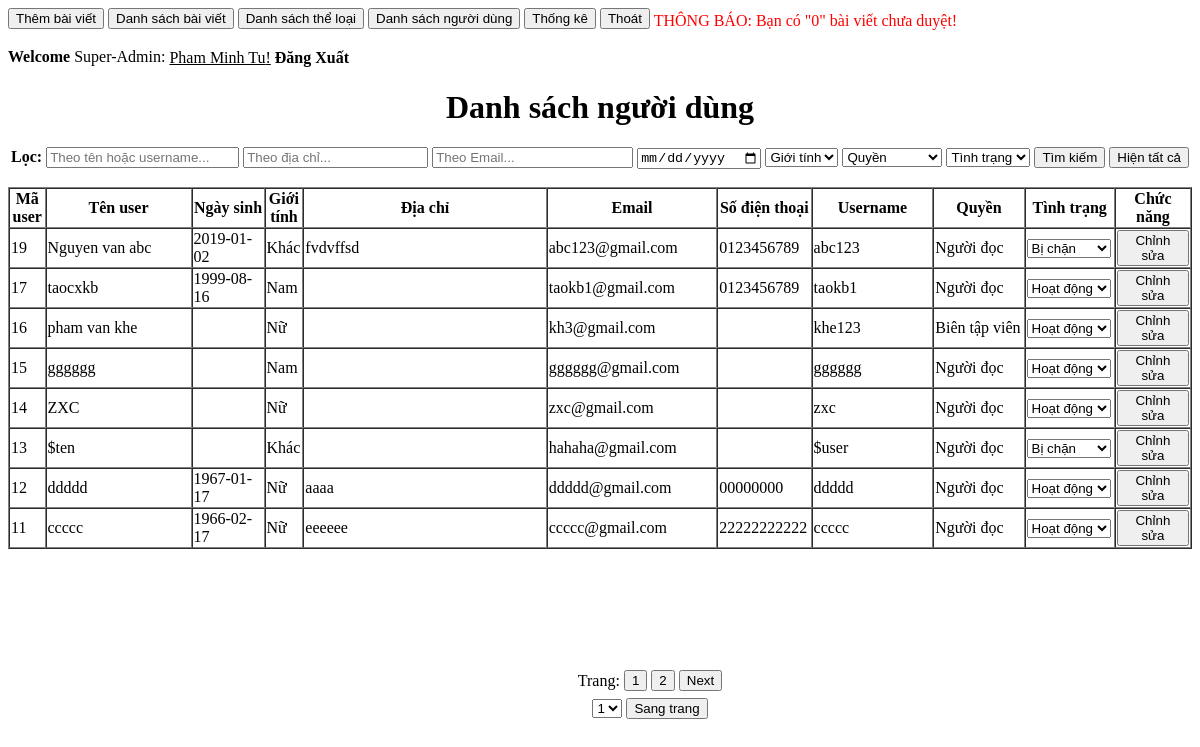
/admin/quanLy.php?dsuser (signed in), run on the app's committed database.
### tables this page shows
CREATE TABLE `tbluser` (
  `maUser` int(11) NOT NULL,
  `tenUser` varchar(200) DEFAULT NULL,
  `ngaySinh` date DEFAULT NULL,
  `gioiTinh` int(11) DEFAULT NULL,
  `diaChi` varchar(200) DEFAULT NULL,
  `email` varchar(200) DEFAULT NULL,
  `sdt` varchar(50) DEFAULT NULL,
  `username` varchar(200) DEFAULT NULL,
  `pass` varchar(200) DEFAULT NULL,
  `maQuyen` int(11) DEFAULT '0',
  `tinhTrangUser` tinyint(1) DEFAULT '1'
);

### admin/danhSachUser.php (the view, shortened to what this page needs)
<!DOCTYPE html PUBLIC "-//W3C//DTD XHTML 1.0 Transitional//EN" "http://www.w3.org/TR/xhtml1/DTD/xhtml1-transitional.dtd">
<html xmlns="http://www.w3.org/1999/xhtml">
<head>
</head>
<body>
<center>
	<h1><?php if($_SESSION["phanQuyen"]==3) {?>Danh sách người dùng <?php } else { ?> Danh sách Biên tập viên và người đọc <?php } ?></h1>
</center>
	<form id="danhSachUser">
	<b>Lọc: </b>
		<input type="search" value="<?php if(isset($_GET["txtSearch"])) echo $_GET["txtSearch"]; ?>" name="txtSearch" placeholder="Theo tên hoặc username..." size="21" />
		<input type="search" value="<?php if(isset($_GET["txtSearchDc"])) echo $_GET["txtSearchDc"]; ?>" name="txtSearchDc"  placeholder="Theo địa chỉ..." />
		<input type="search" value="<?php if(isset($_GET["txtSearchEmail"])) echo $_GET["txtSearchEmail"]; ?>" name="txtSearchEmail" placeholder="Theo Email..." size="22" />
		<input type="date" value="<?php if(isset($_GET["txtSearchNgaySinh"])) echo $_GET["txtSearchNgaySinh"]; ?>" name="txtSearchNgaySinh" size="22" />
		<select name="ddlGt" id="ddlGt">
			<?php if(isset($_GET["ddlGt"])) $gt =  $_GET["ddlGt"]; else $gt = -1; ?>
			<option value="-1">Giới tính</option>
		</select>
		<select name="ddlQuyen" id="ddlQuyen">
				<option value="-1">Quyền</option>
		</select>
		<select name="ddlTT" id="ddlTT">
				<?php if(isset($_GET["ddlTT"])) $tt =  $_GET["ddlTT"]; else $tt = -1; ?>
				<option value="-1">Tình trạng</option>
		</select>
		<input type="submit" value="Tìm kiếm" name="TimKiem"/>
		<button type="button" onclick="location.href='?dsuser'">Hiện tất cả</button>
	</form>
	<br>
	<?php
	include ("../Connectdb/open.php");
	if($_SESSION["phanQuyen"]==3)
	{
		$sql =" select * from tbluser where maQuyen<=2";
		$sqlTongUser="select count(*) as tongUser from tbluser where maQuyen<=2";
	}else if($_SESSION["phanQuyen"]==2)
	{
		$sql =" select * from tbluser where maQuyen<2";
		$sqlTongUser="select count(*) as tongUser from tbluser where maQuyen<2";
	}
	$resultTongUser=mysqli_query($con,$sqlTongUser);
	$rowTongUser=mysqli_fetch_array($resultTongUser);
	$tongUser=$rowTongUser["tongUser"];
	$soUser1trang=8;
	$tongSoTrang=ceil($tongUser/$soUser1trang);
	$start=0;
	$page=1;
	$sql .=" order by maUser desc limit $start, $soUser1trang";
	$result=mysqli_query($con,$sql);
	$dem=mysqli_num_rows($result);
	if($dem!=0)
	{
	?>
<center>
	<table border="1" cellspacing="0">
		<tr>
			<th width="3%">Mã user</th>
			<th width="12%">Tên user</th>
			<th width="6%">Ngày sinh</th>
			<th width="3%">Giới tính</th>
			<th width="20%">Địa chỉ</th>
			<th width="14%">Email</th>
			<th width="7%">Số điện thoại</th>
			<th width="10%">Username</th>
			<th width="7.5%">Quyền</th>
			<th width="6.5%">Tình trạng</th>
			<th width="6.25%">Chức năng</th>
		</tr>
	<?php
	while ($user=mysqli_fetch_array($result))
		{
	?>
		<tr>
			<td><?php echo($user["maUser"]);?></td>
			<td><?php echo($user["tenUser"]);?></td>
			<td><?php echo($user["ngaySinh"]);?></td>
			<td><?php if($user["gioiTinh"]==1) echo ("Nam"); else if($user["gioiTinh"]==2) echo ("Nữ");else if($user["gioiTinh"]==0) echo ("Khác");?></td>
			<td><?php echo($user["diaChi"]);?></td>
			<td><?php echo($user["email"]);?></td>
			<td><?php echo($user["sdt"]);?></td>
			<td><?php echo($user["username"]);?></td>
			<td>
				<?php
					if($_SESSION["phanQuyen"]==3)
					{
						if($user["maQuyen"]==0) echo("Người đọc");
						else if($user["maQuyen"]==1) echo ("Biên tập viên");
						else if($user["maQuyen"]==2) echo ("Admin");
					}else if($_SESSION["phanQuyen"]==2)
					{
						if($user["maQuyen"]==0) echo("Người đọc");
						else if($user["maQuyen"]==1) echo ("Biên tập viên");
					}
				?>
			</td>
			<td>
				<form method="post" action="capNhatThongTinUserProcess.php">
					<select name="TinhTrang" onchange="this.form.submit();">
						<option value="0" <?php if($user["tinhTrangUser"]==0) { ?> selected="selected" <?php } ?>>Bị chặn</option>
						<option value="1" <?php if($user["tinhTrangUser"]==1) { ?> selected="selected" <?php } ?>>Hoạt động</option>
					</select>
				</form>
			</td>
			<td align="center">
			<button type="button" onclick="location.href='capNhatThongTinUser.php?id=<?php echo($user["maUser"]); ?>'">Chỉnh sửa</button></td>
		</tr>
	<?php
		}
	}else echo "<center><h2>Không tìm thấy kết quả</h2></center>";
	?>
	</table><br />
	<?php
	$urladmin ="";
	if(isset($gt)) $urladmin .= "&ddlGt=$gt";
	if(isset($tt)) $urladmin .= "&ddlTT=$tt";
	if($tongSoTrang>1)
	{
	?>
	<table style="margin-left:100px; margin-top:100px; ">
	<tr>
		<td>Trang: </td>
	<?php
		if($page <= 2) $startpage = 1;
		else if($page == $tongSoTrang) $startpage = $page - 4;
		else if($page == $tongSoTrang - 1) $startpage = $page - 3;
		else $startpage = $page - 2;
		$endpage = $startpage + 4;
		if($tongSoTrang > 5)
		{
		for ($i=$startpage; $i <= $endpage; $i++)
			{
	?>
				<td>
					<button type="button" onClick="location.href='?dsuser<?php echo("&page=$i"); ?>'">
						<?php echo ($i); ?>
					</button>
				</td>
	<?php
			}
		}
		else
		{
		for ($i=1; $i <= $tongSoTrang; $i++)
			{
				$pageloop = "&page=$i";
				$pageloop .= $urladmin;
	?>
				<td>
					<button type="button" onClick="location.href='?dsuser<?php echo($pageloop); ?>'">
						<?php echo ($i); ?>
					</button>
				</td>
	<?php
			}
		}
			if($page < $tongSoTrang)
			{
			$i = $page + 1;
			$next = "&page=$i";
			$next .= $urladmin;
	?>
			<td><button type="button" onClick="location.href='?dsuser<?php echo($next); ?>'">Next</button></td>
	<?php
			}
	?>
		</tr>
	</table>
	<table style="margin-left:100px; margin-top:1px; ">
		<tr>
			<form>
				<td>
					<select name="page">
					<?php
						for($i=1; $i <= $tongSoTrang; $i++)
						{
					?>
							<option value="<?php echo($i); ?>"<?php if($page==$i) { ?>selected="selected"<?php } ?>><?php echo($i); ?></option>
					<?php
						}
					?>
					</select>
				</td>
				<td><input type="submit" value="Sang trang"</td>
			</form>
		</tr>
	</table>
	<?php
	}
	?>
</center>
</body>
</html>

### admin/quanLy.php (shortened to what this page needs)
<!DOCTYPE html PUBLIC "-//W3C//DTD XHTML 1.0 Transitional//EN" "http://www.w3.org/TR/xhtml1/DTD/xhtml1-transitional.dtd">
<html xmlns="http://www.w3.org/1999/xhtml">
<head>
<link rel="stylesheet" type="text/css" href="../style.css" />
</head>
<body>
<div>
	<?php
		include ("../Connectdb/open.php");
		$resultNotice=mysqli_query($con,"select * from tblbaiviet where tinhTrangBv=0");
		$notice=mysqli_num_rows($resultNotice);
		if($_SESSION["phanQuyen"]==1)
		{
	?>
			<button type="button" onclick="location.href='?tbv'" id="a3" >Thêm bài viết</button>
            <button type="button" onclick="location.href='?dsbv'" id="a3">Danh sách bài viết</button>
           	<button type="button" onclick="location.href='?dstl'" id="a3">Danh sách thể loại</button>
            <button type="button" onclick="location.href='../giaoDien/index.php'">Thoát</button>
            <font color="#FF0000">THÔNG BÁO: Bạn có "<?php echo($notice);?>"bài viết chưa được Admin duyệt!</font>
    <?php
		}
		else if($_SESSION["phanQuyen"]==3)
		{
	?>
            <button type="button"><a href="?tbv" id="a3" >Thêm bài viết</a></button>
            <button type="button"><a href="?dsbv" id="a3">Danh sách bài viết</a></button>
    		<button type="button"><a href="?dstl" id="a3">Danh sách thể loại</a></button>
            <button type="button"><a href="?dsuser" id="a3">Danh sách người dùng</a></button>
            <button type="button"><a href="?thongKe" id="a3">Thống kê</a></button>
            <button type="button"> <a href='../giaoDien/index.php'" id="a3">Thoát </a></button>
            <font color="#FF0000">THÔNG BÁO: Bạn có "<?php echo($notice);?>" bài viết chưa duyệt!</font>
    <?php
		}
	?>
    	<br /><br />
    	<b>Welcome</b> <?php if($_SESSION["phanQuyen"]==1) echo "Biên tập viên: "; else if($_SESSION["phanQuyen"]==2) echo "Admin: "; 	else if($_SESSION["phanQuyen"]==3) echo "Super-Admin: "; ?>
        <a href="?ttcn=<?php echo($_SESSION["username"]);?>" style=" text-decoration:underline; color: #000">
	<?php
		$maUser=$_SESSION["idUser"];
		$resultTenUser=mysqli_query($con,"select tenUser from tbluser where maUser=$maUser");
		$tenUser=mysqli_fetch_array($resultTenUser);
		echo ($tenUser["tenUser"]);
	?>!</a>
        <a href="../quanLyTaiKhoan/dangXuatProcess.php" style="margin-right:5px; color:black; text-decoration: none"><b>Đăng Xuất</b></a>
</div>
<div>
<center>
<?php
		if(isset($_GET["tbv"]))
		{
			include("themBaiViet.php");
    	}
		else if(isset($_GET["dsbv"]))
		{
			include("danhSachBaiViet.php");
        }
		else if(isset($_GET["dstl"]))
		{
			include("danhSachTheLoai.php");
        }
		else if(isset($_GET["dsuser"]))
		{
			include("danhSachUser.php");
        }
	?>
</center>
</div>
</body>
</html>

### style.css (style rules this page uses)
a { text-decoration: none; color: #000000; vertical-align: middle; }
#a3 { text-decoration: none; color: #000; float: left; cursor:pointer; }

### data on the page
tbluser: tenUser "Pham Minh Tu"
tbluser: maUser "19", tenUser "Nguyen van abc", ngaySinh "2019-01-02", gioiTinh "Khác", diaChi "fvdvffsd", email "abc123@gmail.com", sdt "0123456789", username "abc123", maQuyen "Người đọc", TinhTrang "Bị chặn"
tbluser: maUser "17", tenUser "taocxkb", ngaySinh "1999-08-16", gioiTinh "Nam", email "taokb1@gmail.com", sdt "0123456789", username "taokb1", maQuyen "Người đọc", TinhTrang "Hoạt động"
tbluser: maUser "16", tenUser "pham van khe", gioiTinh "Nữ", email "kh3@gmail.com", username "khe123", maQuyen "Biên tập viên", TinhTrang "Hoạt động"
tbluser: maUser "15", tenUser "gggggg", gioiTinh "Nam", email "gggggg@gmail.com", username "gggggg", maQuyen "Người đọc", TinhTrang "Hoạt động"
tbluser: maUser "14", tenUser "ZXC", gioiTinh "Nữ", email "zxc@gmail.com", username "zxc", maQuyen "Người đọc", TinhTrang "Hoạt động"
tbluser: maUser "13", tenUser "$ten", gioiTinh "Khác", email "hahaha@gmail.com", username "$user", maQuyen "Người đọc", TinhTrang "Bị chặn"
tbluser: maUser "12", tenUser "ddddd", ngaySinh "1967-01-17", gioiTinh "Nữ", diaChi "aaaa", email "ddddd@gmail.com", sdt "00000000", username "ddddd", maQuyen "Người đọc", TinhTrang "Hoạt động"
tbluser: maUser "11", tenUser "ccccc", ngaySinh "1966-02-17", gioiTinh "Nữ", diaChi "eeeeee", email "ccccc@gmail.com", sdt "22222222222", username "ccccc", maQuyen "Người đọc", TinhTrang "Hoạt động"

### other printed values
$notice "0"
form field page "1"
